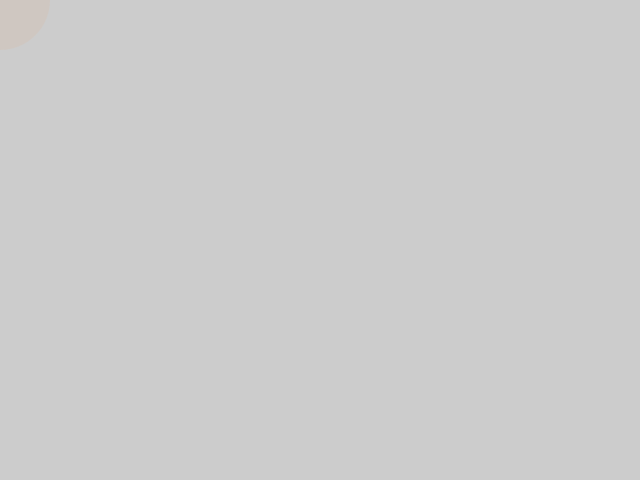
Frame 1 (no input)
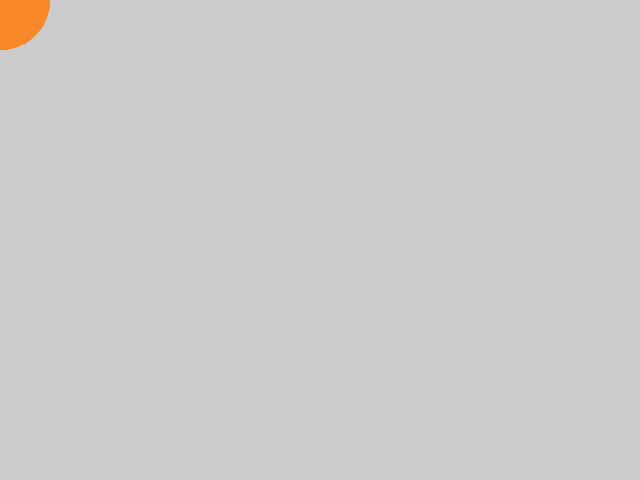
Frame 60 (the mouse pressed at the canvas centre just before this capture)
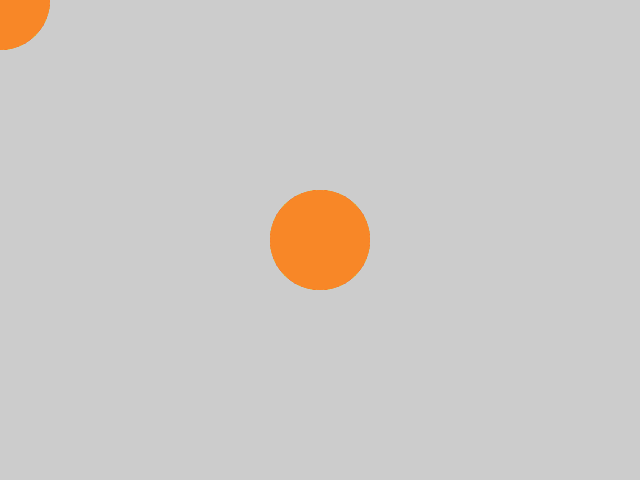
Frame 120 (the mouse held since frame 60 and released just before this capture)

The Processing sketch that drew these frames (run headless with seeded random() and noise(); from frame 60 on, the mouse is pressed at the canvas centre):

// Processing sketch: w2_stp14
// ── w2_stp14.pde
void setup() {
  size(640, 480);
}

void draw() {
  noStroke();
  fill(255, 130, 37, 16);
  circle(mouseX, mouseY, 100);
}

void mousePressed() {
  background(248, 237, 237);
}
